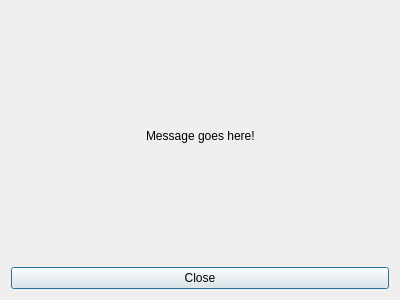
<?xml version="1.0" encoding="UTF-8"?>
<ui version="4.0">
 <class>msg</class>
 <widget class="QDialog" name="msg">
  <property name="geometry">
   <rect>
    <x>0</x>
    <y>0</y>
    <width>400</width>
    <height>300</height>
   </rect>
  </property>
  <property name="windowTitle">
   <string>Dialog</string>
  </property>
  <layout class="QVBoxLayout" name="verticalLayout">
   <item>
    <layout class="QHBoxLayout" name="horizontalLayout">
     <item>
      <spacer name="horizontalSpacer">
       <property name="orientation">
        <enum>Qt::Horizontal</enum>
       </property>
       <property name="sizeHint" stdset="0">
        <size>
         <width>40</width>
         <height>20</height>
        </size>
       </property>
      </spacer>
     </item>
     <item>
      <widget class="QLabel" name="label">
       <property name="text">
        <string>Message goes here!</string>
       </property>
      </widget>
     </item>
     <item>
      <spacer name="horizontalSpacer_2">
       <property name="orientation">
        <enum>Qt::Horizontal</enum>
       </property>
       <property name="sizeHint" stdset="0">
        <size>
         <width>40</width>
         <height>20</height>
        </size>
       </property>
      </spacer>
     </item>
    </layout>
   </item>
   <item>
    <widget class="QPushButton" name="pushButton">
     <property name="text">
      <string>Close</string>
     </property>
    </widget>
   </item>
  </layout>
  <zorder>pushButton</zorder>
  <zorder>label</zorder>
  <zorder>horizontalSpacer_2</zorder>
  <zorder>frame</zorder>
  <zorder>horizontalSpacer_2</zorder>
  <zorder>horizontalSpacer_3</zorder>
  <zorder>horizontalSpacer_2</zorder>
  <zorder>label</zorder>
  <zorder>horizontalSpacer</zorder>
  <zorder>horizontalSpacer_2</zorder>
 </widget>
 <resources/>
 <connections>
  <connection>
   <sender>pushButton</sender>
   <signal>clicked()</signal>
   <receiver>msg</receiver>
   <slot>close()</slot>
   <hints>
    <hint type="sourcelabel">
     <x>167</x>
     <y>273</y>
    </hint>
    <hint type="destinationlabel">
     <x>323</x>
     <y>8</y>
    </hint>
   </hints>
  </connection>
 </connections>
</ui>
